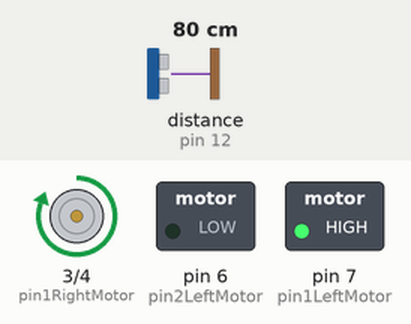
Simulated run of this sketch. Board: Arduino Uno, built with avr-gcc and run on an emulated ATmega328P. On the bench: motor-driver pin pairs drawn as motors (green arrow = first pin HIGH = forward, orange = second pin HIGH = backward, longer = more drive), switched loads named in the sketch (green lamp = pin HIGH). Wiring (inferred from the names in the program): ultrasonic range finder: trigger pin 13; echo pin 12. Inputs (shaded band) come from the test bench; at power-on: distance to the obstacle (sensor on pin 12) 80 cm. The echo pulse lasts 58.3 µs per cm; pins used as bus, display or sensor lines are not drawn; what the sketch prints to the serial monitor is not drawn.

Above: at 1.2 s.
1.3 s: distance to the obstacle (sensor on pin 12) set to 17 cm
4.3 s: distance to the obstacle (sensor on pin 12) set to 14 cm
At 4.56 s:
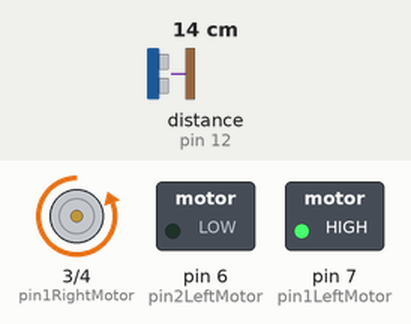
Timing chart, 0 to 13.3 s (numbered marks = the images above; inputs shaded):
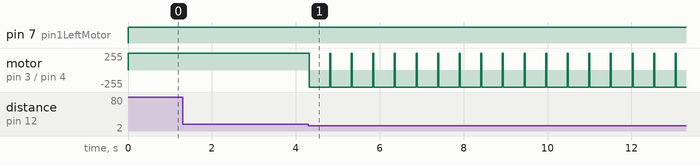

Measured:
- the behaviour switches between 16 and 15 cm on distance to the obstacle (sensor on pin 12) (found by bisection; images 0 and 1)
- after the input at 4.3 s, motor on pin 3 (pin1RightMotor) / pin 4 (pin2RightMotor): alternates forward 255/255 for 0.02 s and backward 255/255 for 0.49 s, starting at once

The sketch:

vacuumcleaner.ino
```cpp
const int pin1RightMotor=3,pin2RightMotor = 4,pin1LeftMotor=7,pin2LeftMotor=6,
echopin=12,trigpin=13,turnRightTimeout=80;
int distance,countDownWhileMovingToRight=-1;
long duration;

void runRightMotorForward(){
  digitalWrite(pin1RightMotor,HIGH);
  digitalWrite(pin2RightMotor,LOW);
  Serial.print("rf");
  Serial.print("\n");
}

void runLeftMotorForward(){
  digitalWrite(pin1LeftMotor,HIGH);
  digitalWrite(pin2LeftMotor,LOW);
  Serial.print("lf");
  Serial.print("\n");
}

void runRightMotorBackward(){
  digitalWrite(pin2RightMotor,HIGH);
  digitalWrite(pin1RightMotor,LOW);
  Serial.print("rb");
  Serial.print("\n");
}


void processRightSide(){
  if(countDownWhileMovingToRight <= 0)
    return;
  countDownWhileMovingToRight--;
  if(countDownWhileMovingToRight <= 0)
    runRightMotorForward();
}

void verify(){
  if(countDownWhileMovingToRight>0)
    runRightMotorBackward();
   else {runRightMotorForward();
         digitalWrite(trigpin,LOW);
         delayMicroseconds(2);
         digitalWrite(trigpin, HIGH);
         delayMicroseconds(10);
         digitalWrite(trigpin, LOW);
         duration = pulseIn(echopin, HIGH);
         distance= duration*0.034/2;
         Serial.print(distance);
         Serial.print("-distance\n");
         if(distance<=14)
             countDownWhileMovingToRight = turnRightTimeout;
        }
}


void setup() {
  pinMode(pin1RightMotor,OUTPUT);
  pinMode(pin2RightMotor,OUTPUT);
  pinMode(pin1LeftMotor,OUTPUT);
  pinMode(pin2LeftMotor,OUTPUT);
  Serial.begin(9600);
  pinMode(echopin, INPUT);
  pinMode(trigpin, OUTPUT);
}

void loop() {
 runLeftMotorForward();
 verify();
 processRightSide();
}
```
